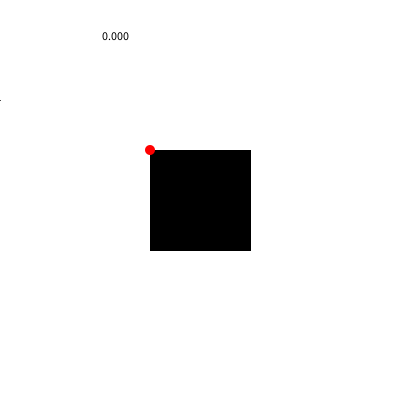
Frame 1 (no input)
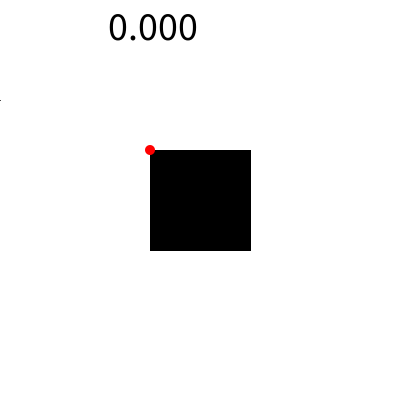
Frame 60 (the mouse pressed at the canvas centre just before this capture)
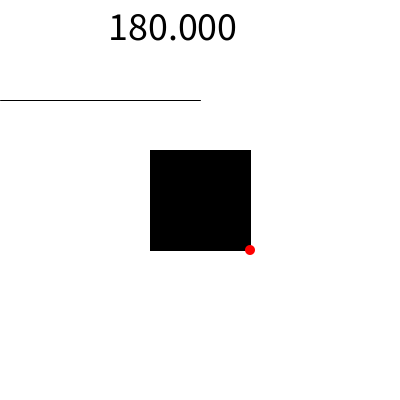
Frame 120 (the mouse held since frame 60 and released just before this capture)

The Processing sketch that drew these frames (run headless with seeded random() and noise(); from frame 60 on, the mouse is pressed at the canvas centre):

// Processing sketch: ch7_RotateTest
// ── ch7_RotateTest.pde
void setup() {
  size(400, 400);
  rectMode(CENTER);
}

void draw() {
  background(255);
  
  float angle = map(mouseX, 0, width, 0, 360);
  
  fill(0);
  text(angle, 100, 40);
  textSize(40);
  
  stroke(0);
  line(0, 100, mouseX, 100);
  
  pushMatrix();
  translate(width/2, height/2);
  fill(0);
  rotate(radians(angle));
  rect(0, 0, 100, 100);
  fill(255, 0, 0);
  noStroke();
  ellipse(-50, -50, 10, 10);
  popMatrix();
  
  
  
  
}
